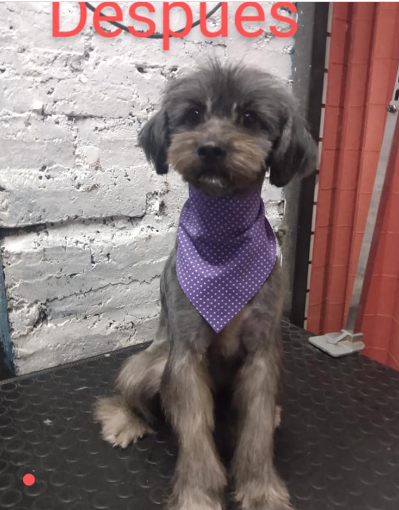
#> input picture datasets/julieta.png, 399 x 510 px, found by its file name; its folder holds only this picture in this run
$ python convolutions.py --image datasets/julieta.png
#> lines starting #> are read from the running program, lines starting #| are printed output that depends on the picture
# import the necessary packages
from skimage.exposure import rescale_intensity
import numpy as np
import argparse
import cv2

def convolve(image, K):
    # grab the spatial dimensions of the image and kernel
    (iH, iW) = image.shape[:2]
    (kH, kW) = K.shape[:2]
    # allocate memory for the output image, taking care to "pad"  the borders of
    # the input image so the spatial size (i.e.,width and height) are not reduced
    pad = (kW - 1) // 2
    image = cv2.copyMakeBorder(image, pad, pad, pad, pad, cv2.BORDER_REPLICATE)
    output = np.zeros((iH, iW), dtype="float")

    # loop over the input image, "sliding" the kernel across
    # each (x, y)-coordinate from left-to-right and top-to-bottom
    for y in np.arange(pad, iH + pad):
        for x in np.arange(pad, iW + pad):
            # extract the ROI of the image by extracting the
            # *center* region of the current (x, y)-coordinates dimensions
            roi = image[y - pad:y + pad + 1, x - pad:x + pad + 1]

            # perform the actual convolution by taking the element-wise multi-
            # plication between the ROI and the kernel, then summing the matrix
            k = (roi * K).sum()

            # store the convolved value in the output (x, y)-
            # coordinate of the output image
            output[y - pad, x - pad] = k

    # rescale the output image to be in the range [0, 255]
    output = rescale_intensity(output, in_range=(0, 255))
    output = (output * 255).astype("uint8")
    # return the output image
    return output

# construct the argument parse and parse the arguments
ap = argparse.ArgumentParser()
ap.add_argument("-i", "--image", required=True, help="path to the input image")
args = vars(ap.parse_args())

# construct average blurring kernels used to smooth an image
smallBlur = np.ones((7, 7), dtype="float") * (1.0 / (7 * 7))
largeBlur = np.ones((21, 21), dtype="float") * (1.0 / (21 * 21))

# construct a sharpening filter
sharpen = np.array(([0, -1, 0],
                    [-1, 5, -1],
                    [0, -1, 0]), dtype="int")

# construct the Laplacian kernel used to detect edge-like
# regions of an image
laplacian = np.array(([0, 1, 0],
                      [1, -4, 1],
                      [0, 1, 0]), dtype="int")

# construct the Sobel x-axis kernel
sobelX = np.array(([-1, 0, 1],
                   [-2, 0, 2],
                   [-1, 0, 1]), dtype="int")

# construct the Sobel y-axis kernel
sobelY = np.array(([-1, -2, -1],
                   [0, 0, 0],
                   [1, 2, 1]), dtype="int")

# construct an emboss kernel
emboss = np.array(([-2, -1, 0],
                   [-1, 1, 1],
                   [0, 1, 2]), dtype="int")

# construct the kernel bank, a list of kernels we’re going to apply
# using both our custom ‘convole‘ function and OpenCV’s ‘filter2D‘ function
kernelBank = (("small_blur", smallBlur),
              ("large_blur", largeBlur),
              ("sharpen", sharpen),
              ("laplacian", laplacian),
              ("sobel_x", sobelX),
              ("sobel_y", sobelY),
              ("emboss", emboss))

# load the input image and convert it to grayscale
route="C:/Users/rafae/Documents/Artificial Intelligence/1_DL for computer vision/datasets/"
image = cv2.imread(route+args["image"])
#> image is the input picture: shape (510, 399, 3); mean B, G, R 109.9, 110.2, 127.4
#image=np.array(cv2.imread())
gray = cv2.cvtColor(image, cv2.COLOR_BGR2GRAY)
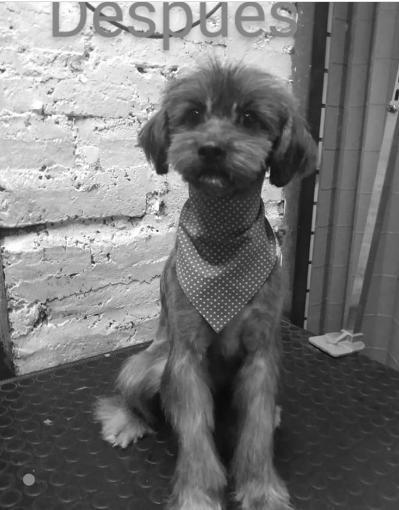
#> gray: shape (510, 399); min 10, max 255, mean 115.3
# loop over the kernels
for (kernelName, K) in kernelBank:
    # apply the kernel to the grayscale image using both our custom
    # ‘convolve‘ function and OpenCV’s ‘filter2D‘ function
    print("[INFO] applying {} kernel".format(kernelName))
    convolveOutput = convolve(gray, K)
    opencvOutput = cv2.filter2D(gray, -1, K)

    # show the output images
    cv2.imshow("Original", gray)
    cv2.imshow("{} - convole".format(kernelName), convolveOutput)
    cv2.imshow("{} - opencv".format(kernelName), opencvOutput)
    cv2.waitKey(0)
    cv2.destroyAllWindows()
#> this loop made 7 passes
#> pass 1, in convolve, `image = cv2.copyMakeBorder(image, pad, pad, pad, pad, cv2.BORDER_REPLI..`:
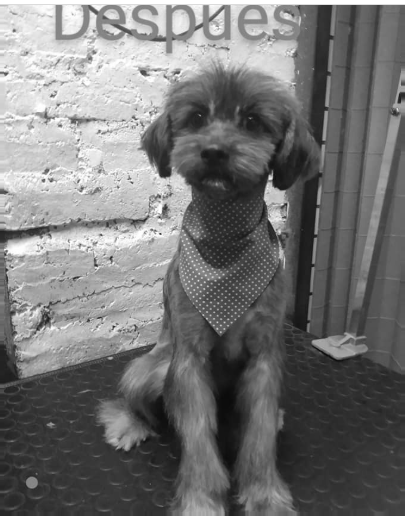
#> image: shape (516, 405); min 10, max 255, mean 115.8
#> pass 1, `convolveOutput = convolve(gray, K)`:
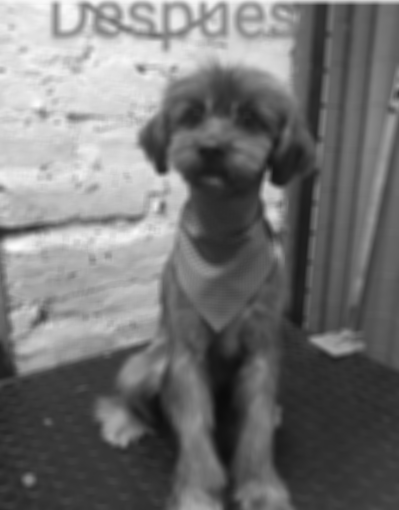
#> convolveOutput: shape (510, 399); min 11, max 252, mean 114.9
#> pass 2, in convolve (call 2), `image = cv2.copyMakeBorder(image, pad, pad, pad, pad, cv2.BORDER_REPLI..`:
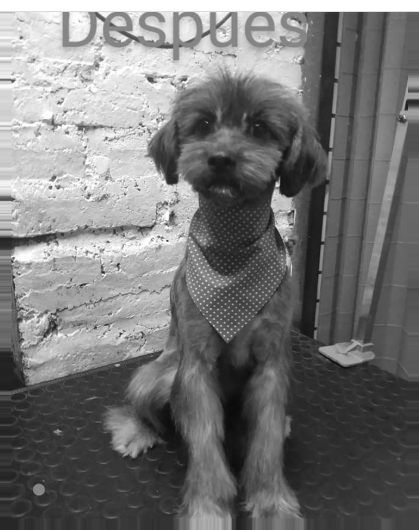
#> image: shape (530, 419); min 10, max 255, mean 116.9
